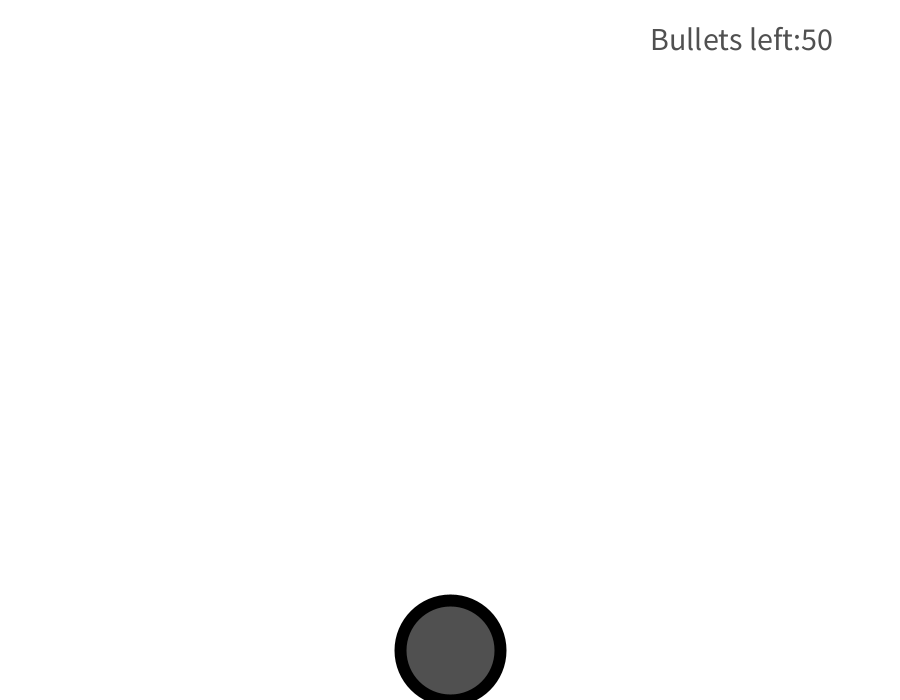
Frame 1 (no input)
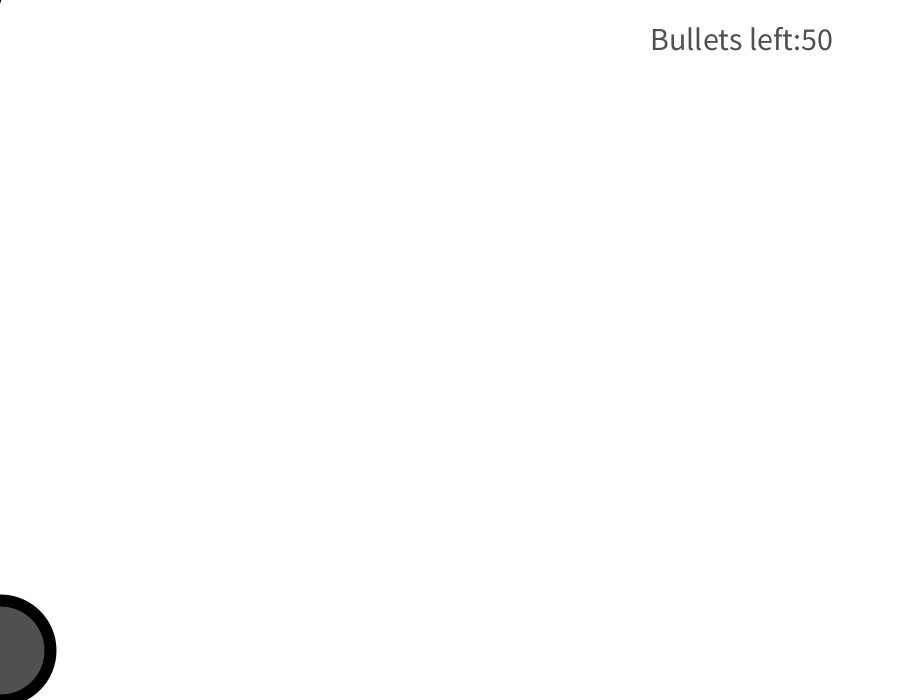
Frame 60 (the mouse pressed at the canvas centre just before this capture)
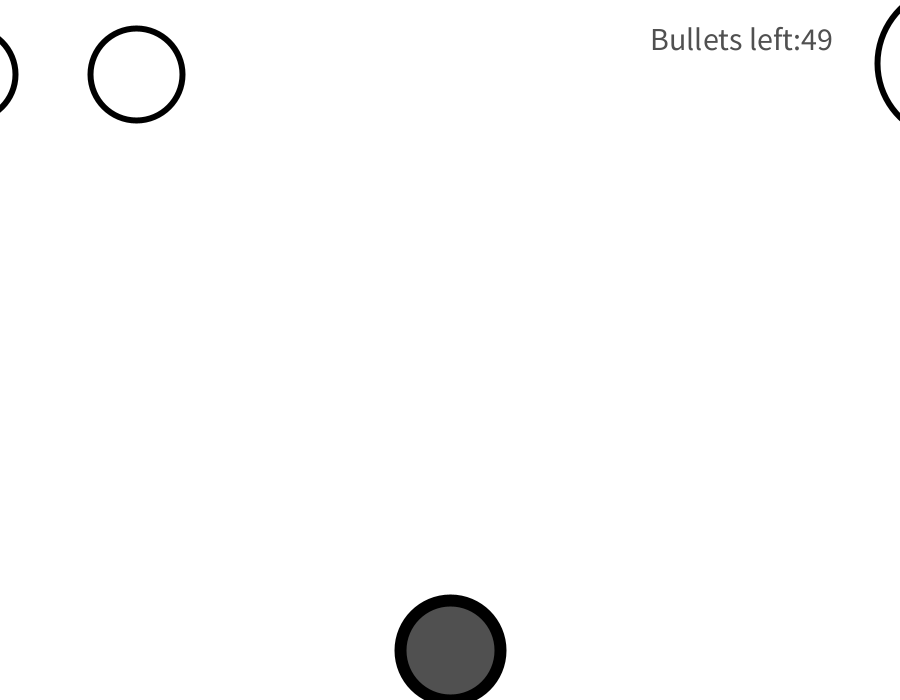
Frame 120 (the mouse held since frame 60 and released just before this capture)

The Processing sketch that drew these frames (run headless with seeded random() and noise(); from frame 60 on, the mouse is pressed at the canvas centre):

// Processing sketch: ShubhamGameReplica
// ── ShubhamGameReplica.pde
Player player;
ArrayList<Obstacle> obstacles; 
ArrayList<BulletsPack> bulletpacks;
void setup() {
  size(900, 700);
  player = new Player(width / 2, height - 50, 50);
  obstacles = new ArrayList<Obstacle>();
  bulletpacks = new ArrayList<BulletsPack>();
} 

void draw() {
  background(255);
  if (frameCount % 240 == 0) {
    bulletpacks.add(new BulletsPack());
  } 
  if (frameCount % 60 == 0) {
    obstacles.add(new Obstacle());
  } 
  player.show();
  player.update();
  player.x = mouseX;
  for (Obstacle obstacle : obstacles) {
    obstacle.show();
    obstacle.update();
    obstacle.applyForce(new PVector(0, 0.2));
  } 
  for (BulletsPack bpack : bulletpacks) {
    bpack.show();
    bpack.update();
    bpack.applyForce(new PVector(0, 0.2));
  } 
  //collision with player 
  for (int i = obstacles.size() - 1; i >= 0; i--) {
    float d = PVector.dist(obstacles.get(i).pos, new PVector(player.x, player.y));
    if (d <= obstacles.get(i).r + player.r) {
      obstacles.remove(i);  
      println("Game over!!!!!!!!");
      noLoop();
      break;
    }
  }
  
  //collision with player 
  for (int i = bulletpacks.size() - 1; i >= 0; i--) {
    float d = PVector.dist(bulletpacks.get(i).pos, new PVector(player.x, player.y));
    if (d <= bulletpacks.get(i).r + player.r) {
      player.bulletsLeft += bulletpacks.get(i).bulletAmount;
      bulletpacks.remove(i);
    }
  }
  
  //collision with bullets 
  for (int i = obstacles.size() - 1; i >= 0; i--) {
    obstacles.get(i).checkCollision(player);
  } 
  
} 


void mousePressed() {
  //if (key == ' ') {
    player.shoot();
  //}
} 

// ── Bullet.pde
class Bullet {
  PVector pos;
  PVector acc;
  PVector vel;
  float r = 10;
  Bullet(PVector _pos, PVector _acc, PVector _vel) {
    vel = _vel.get();
    acc = _acc.get();
    pos = _pos.get();
  } 
  void show() {
    fill(0);
    stroke(80);
    strokeWeight(6);
    ellipse(pos.x, pos.y, r * 2, r * 2);
  } 
  void update() {
    pos.add(vel);
    vel.add(acc);
    acc.mult(0);
  } 
  
} 

// ── BulletsPack.pde
class BulletsPack {
  PVector pos;
  float r;
  PVector vel;
  PVector acc;
  int bulletAmount;
  BulletsPack() {
    r = random(40, 120);
    float y = random(-100, height / 2 - r * 2);
    float x = random(1) > 0.5 ? random(-100, -50) : random(width + 50, width + 100);
    pos = new PVector(x, y);
    float velX = random(-6.2, -3.2);
    if (x < 0) {
      velX = random(3.2, 6.2);
    } 
    bulletAmount = floor(random(20, 70));
    vel = new PVector(velX, -1.2);
    acc = new PVector(0, 0);
  } 
  void show() {
    fill(0);
    stroke(0);
    strokeWeight(6);
    ellipse(pos.x, pos.y, r * 2, r * 2);
    fill(255);
    noStroke();
    textSize(40);
    textAlign(CENTER);
    text("Bullets", pos.x, pos.y);
    text(bulletAmount, pos.x, pos.y + 40);
  } 
  void update() {
    vel.add(acc);
    pos.add(vel);
    acc.mult(0);
    if ((pos.x - r >= 0 && pos.x <= r)) {
      pos.x = r;
      vel.x *= -1;
    } 
    if (pos.x + r <= width && pos.x >= width - r) {
      pos.x = width - r;
      vel.x *= -1;
    } 
    if (pos.y - r >= 0 && pos.y <= r) {
      pos.y = r;
      vel.y *= -1;
    } 
    if (pos.y >= height - r) {
      pos.y = height - r;
      vel.y *= -1;
    }
  } 
  void applyForce(PVector f) {
    acc.add(f);
  }
} 

// ── Obstacle.pde
class Obstacle {
  PVector pos;
  PVector acc;
  PVector vel;
  float r;
  Obstacle() {
    r = random(40, 120);
    float y = random(-100, height / 2 - r * 2);
    float x = random(1) > 0.5 ? random(-100, -50) : random(width + 50, width + 100);
    pos = new PVector(x, y);
    float velX = random(-6.2, -3.2);
    if (x < 0) {
      velX = random(3.2, 6.2);
    } 
    vel = new PVector(velX, -1.2);
    acc = new PVector(0, 0);
  } 

  Obstacle(PVector _pos, PVector _vel, float _r) {
    pos = _pos.get();
    vel = _vel.get();
    r = _r;
    acc = new PVector(0, 0);
  } 
  
  
  void show() {
    noFill();
    stroke(0);
    strokeWeight(6);
    ellipse(pos.x, pos.y, r * 2, r * 2);
  } 
  void update() {
    vel.add(acc);
    pos.add(vel);
    acc.mult(0);
    if ((pos.x - r >= 0 && pos.x <= r)) {
      pos.x = r;
      vel.x *= -1;
    } 
    if (pos.x + r <= width && pos.x >= width - r) {
      pos.x = width - r;
      vel.x *= -1;
    } 
    if (pos.y - r >= 0 && pos.y <= r) {
      pos.y = r;
      vel.y *= -1;
    } 
    if (pos.y >= height - r) {
      pos.y = height - r;
      vel.y *= -1;
    }
  } 
  void divide() {
    if (r > 30) {
      obstacles.add(new Obstacle(pos, new PVector(-3.2, -1.2), r * 0.5));
      obstacles.add(new Obstacle(pos, new PVector(3.2, -1.2), r * 0.5));
    }
  } 
  void checkCollision(Player player) {
    for (int i = player.bullets.size() - 1; i >= 0; i--) {
      float d = PVector.dist(player.bullets.get(i).pos, pos);
      if (d <= player.bullets.get(i).r + r) {
        player.bullets.remove(i);
        obstacles.remove(this);
        divide();
      }
    }
  } 
  void applyForce(PVector f) {
    acc.add(f);
  }
} 

// ── Player.pde
class Player {
  float x; 
  final float y;
  float r;
  ArrayList<Bullet> bullets;
  int bulletsLeft = 50;
  Player(float _x, float _y, float _r) {
    x = _x;
    y = _y;
    r = _r;
    bullets = new ArrayList<Bullet>();
  } 
  void show() {
    fill(80);
    stroke(0);
    strokeWeight(12);
    ellipse(x, y, r * 2, r * 2);
    for (Bullet bullet : bullets) {
      bullet.show();
    } 
    textSize(32);
    text("Bullets left:"+bulletsLeft, width - 250, 50);
  } 
  void update() {
    for (Bullet bullet : bullets) {
      bullet.update();
    } 
    for (int i = bullets.size() - 1; i >= 0; i--) {
      if (bullets.get(i).pos.y < 0) {
        bullets.remove(i);
      } 
    } 
  }
  void shoot() {
    if (bulletsLeft > 0) {
      bulletsLeft--;
      bullets.add(new Bullet(new PVector(x, y - r), new PVector(0, -15), new PVector(0, 0)));
    }
  } 
} 
